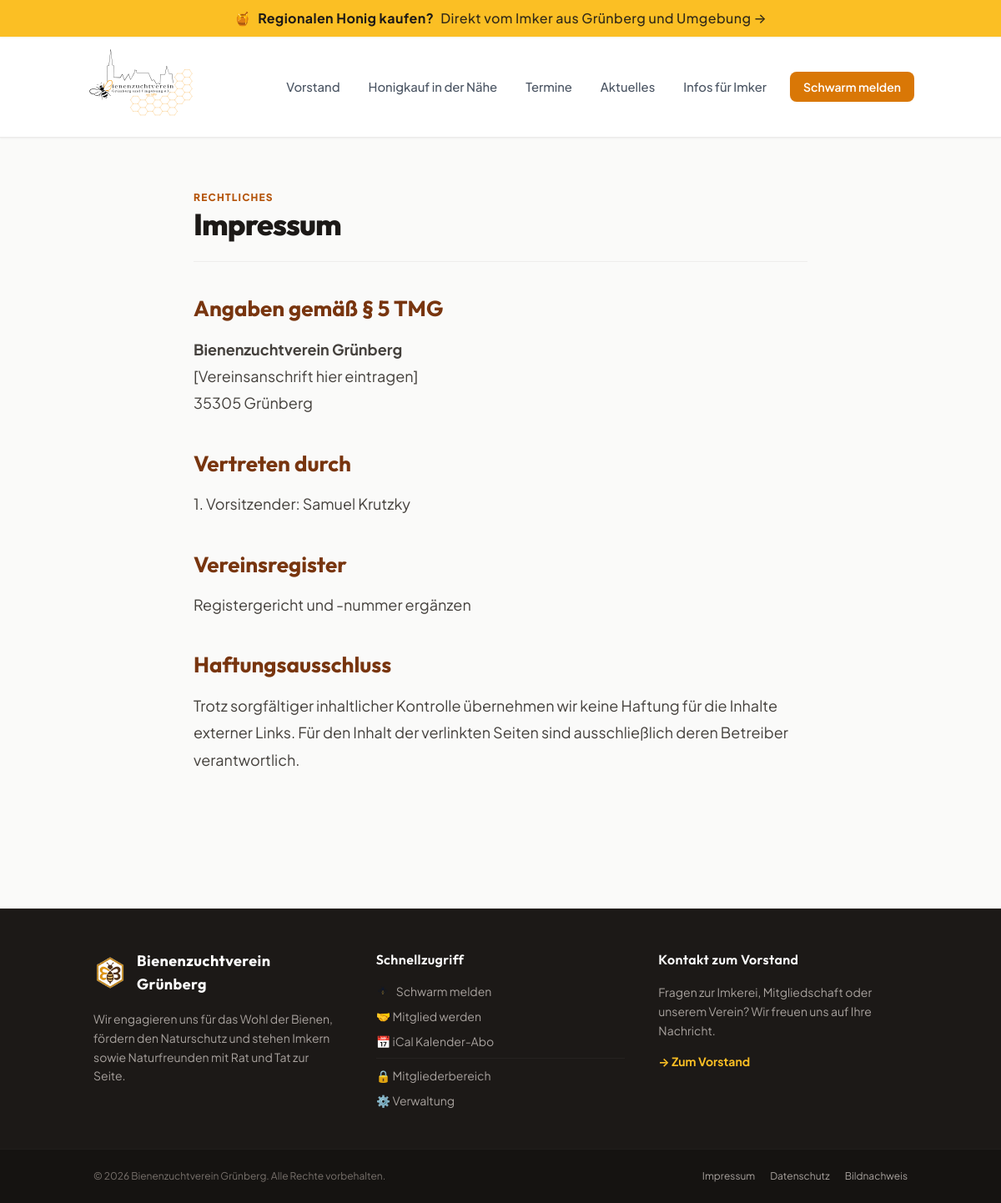
/impressum.php, run on an earlier commit of the app's database.
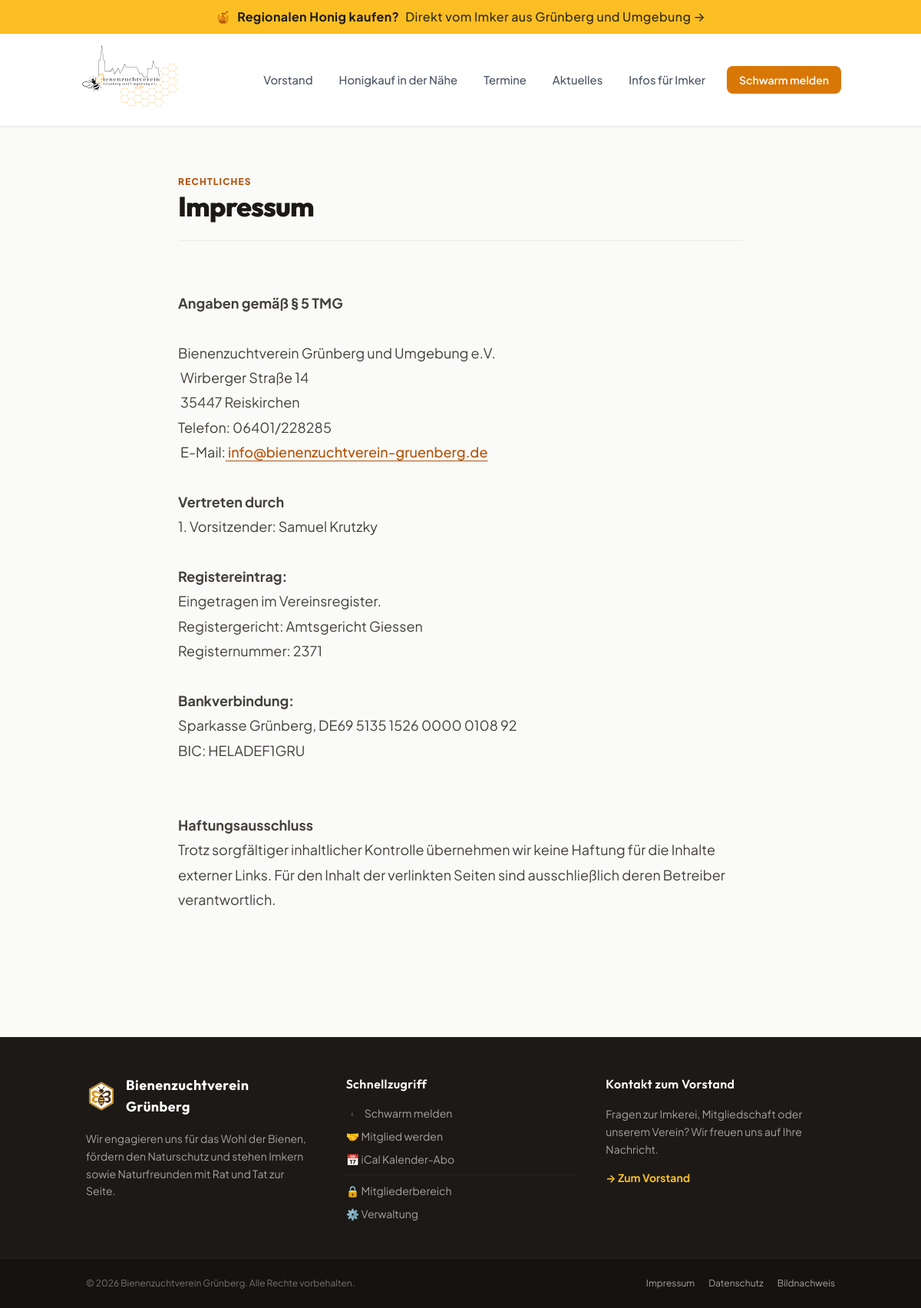
And on a later commit of the database.
### tables this page shows
CREATE TABLE page_blocks (
    slug          VARCHAR(100) NOT NULL,
    title         VARCHAR(255) DEFAULT NULL,
    body          MEDIUMTEXT,
    updated_at    DATETIME NOT NULL DEFAULT CURRENT_TIMESTAMP ON UPDATE CURRENT_TIMESTAMP,
    updated_by    INT UNSIGNED DEFAULT NULL,
    PRIMARY KEY (slug)
);

### library/Database.php (called while the page is built, shortened)
<?php
final class Database
{
    private static ?PDO $pdo = null;
    public static function pdo(): PDO
    {
        if (self::$pdo !== null) {
            return self::$pdo;
        }
        if (defined('DB_SOCKET') && DB_SOCKET) {
            $dsn = sprintf('mysql:unix_socket=%s;dbname=%s;charset=utf8mb4', DB_SOCKET, DB_NAME);
        } else {
            $dsn = sprintf('mysql:host=%s;port=%d;dbname=%s;charset=utf8mb4',
                DB_HOST, DB_PORT, DB_NAME);
        }
        self::$pdo = new PDO($dsn, DB_USER, DB_PASS, [
            PDO::ATTR_ERRMODE            => PDO::ERRMODE_EXCEPTION,
            PDO::ATTR_DEFAULT_FETCH_MODE => PDO::FETCH_ASSOC,
            PDO::ATTR_EMULATE_PREPARES   => false,
            (defined('Pdo\Mysql::ATTR_INIT_COMMAND') ? \Pdo\Mysql::ATTR_INIT_COMMAND : PDO::MYSQL_ATTR_INIT_COMMAND)
                => 'SET NAMES utf8mb4 COLLATE utf8mb4_unicode_ci',
        ]);
        return self::$pdo;
    }
}

### library/Templates.php (the view, shortened to what the changed rows need)
<?php
final class Templates
{
    public static function header(string $pageTitle = '', string $currentPath = '/'): void
    {
        ?>
<!DOCTYPE html>
<html lang="de" class="scroll-smooth">
<head>
    <script src="https://cdn.tailwindcss.com"></script>
</head>
<body class="min-h-screen bg-stone-50 text-stone-900 font-sans flex flex-col antialiased">
      <?= h(block('banner.honig.text', 'Regionalen Honig kaufen?')) ?>
      <?= h(block('banner.honig.suffix', 'Direkt vom Imker aus Grünberg und Umgebung →')) ?>
<main class="flex-1">
<?php
    }
    public static function footer(): void
    {
        ?>
</main>
</body>
</html>
<?php
    }
}

### public/impressum.php (shortened to what the changed rows need)
<?php
Templates::header('Impressum', '/impressum.php');
?>
<section class="max-w-3xl mx-auto px-4 py-12 md:py-16 prose-bzv">
  <div class="border-b border-stone-200/60 pb-6 mb-8">
    <h1 class="text-3xl md:text-4xl font-display font-extrabold text-stone-900 tracking-tight">Impressum</h1>
  </div>
  <div data-edit-resource="page_blocks" data-edit-id="impressum.body">
    <?= block_html('impressum.body', '<p>Bitte im Admin unter „Texte → impressum.body" pflegen.</p>') ?>
  </div>
</section>
<?php Templates::footer(); ?>

What changed in the data, as far as the page shows it:
changed page_blocks: body "…5 TMG Bienenzuchtverein Grünberg [Vereinsanschrift hier eintragen] 35305 Grünberg Vertreten durch 1. Vorsitzender: Samuel Krutzky Vereinsregister Registergericht und -nummer ergänzen Haftungsausschluss Trotz sorgfältiger inhaltlicher…" → "…5 TMG Bienenzuchtverein Grünberg und Umgebung e.V. Wirberger Straße 14 35447 Reiskirchen Telefon: 06401/228285 E-Mail: info@bienenzuchtverein-gruenberg.de Vertreten durch 1. Vorsitzender: Samuel Krutzky Registereintrag: Eingetragen im Vereinsregister. Registergericht: Amtsgericht Giessen Registernummer: 2371 Bankverbindung: Sparkasse Grünberg, DE69 5135 1526 0000 0108 92 BIC: HELADEF1GRU Haftungsausschluss Trotz sorgfältiger inhaltlicher…"
